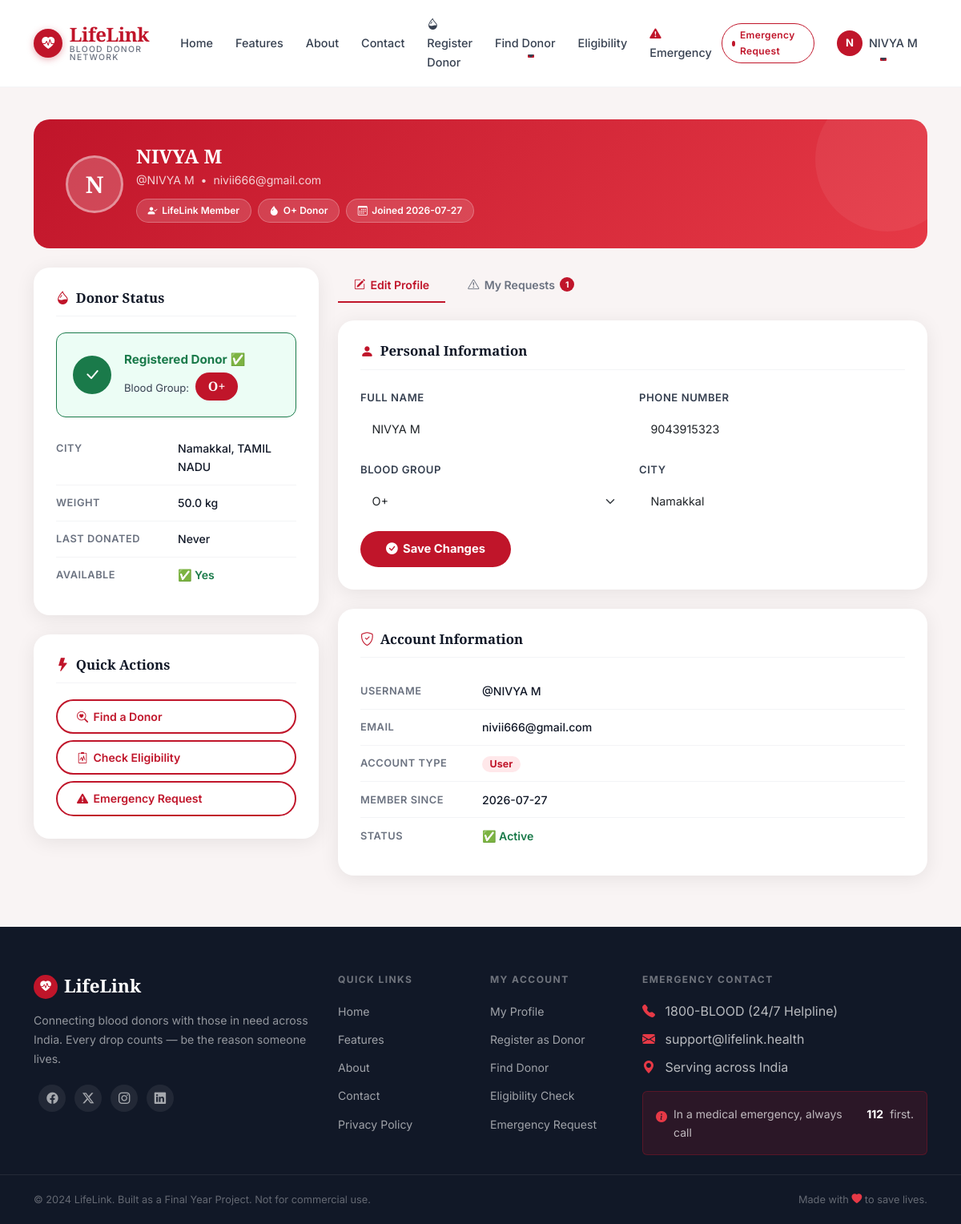
Screenshot of /profile (signed in) with the database file from the repository.
### tables this page shows
CREATE TABLE users (
            id            INTEGER PRIMARY KEY AUTOINCREMENT,
            username      TEXT    NOT NULL UNIQUE,
            email         TEXT    NOT NULL UNIQUE,
            password_hash TEXT    NOT NULL,
            full_name     TEXT,
            phone         TEXT,
            blood_group   TEXT,
            city          TEXT,
            role          TEXT    NOT NULL DEFAULT 'user',
            is_blocked    INTEGER DEFAULT 0,
            profile_complete INTEGER DEFAULT 0,
            created_at    TEXT    DEFAULT (datetime('now'))
        );

CREATE TABLE donors (
            id            INTEGER PRIMARY KEY AUTOINCREMENT,
            user_id       INTEGER,
            full_name     TEXT    NOT NULL,
            blood_group   TEXT    NOT NULL,
            age           INTEGER NOT NULL,
            gender        TEXT    NOT NULL,
            weight        REAL    NOT NULL,
            phone         TEXT    NOT NULL UNIQUE,
            email         TEXT    UNIQUE,
            city          TEXT    NOT NULL,
            state         TEXT,
            is_available  INTEGER DEFAULT 1,
            last_donated  TEXT,
            created_at    TEXT    DEFAULT (datetime('now')),
            FOREIGN KEY (user_id) REFERENCES users(id)
        );

### app.py (the view)
@app.route('/profile', methods=['GET','POST'])
@login_required
def user_profile():
    user  = get_user_by_id(session['user_id'])
    donor = get_donor_by_user_id(session['user_id'])
    my_requests = get_user_emergency_requests(session['user_id'])
    if request.method == 'POST':
        data = request.form.to_dict()
        success, message = update_user_profile(session['user_id'], data)
        flash(message, 'success' if success else 'danger')
        session['full_name'] = data.get('full_name', session.get('full_name'))
        return redirect(url_for('user_profile'))
    return render_template('profile.html',
        user=user, donor=donor,
        my_requests=my_requests,
        blood_groups=BLOOD_GROUPS)

### app.py (called while the page is built)
def login_required(f):
    @wraps(f)
    def decorated(*args, **kwargs):
        if 'user_id' not in session:
            flash("Please login to continue.", "danger")
            return redirect(url_for('user_login'))
        if session.get('is_blocked'):
            flash("Your account has been blocked. Contact support.", "danger")
            session.clear()
            return redirect(url_for('user_login'))
        return f(*args, **kwargs)
    return decorated

### database.py (called while the page is built)
def get_db_connection():
    conn = sqlite3.connect(Config.DATABASE)
    conn.row_factory = sqlite3.Row
    return conn

def get_user_by_id(uid):
    conn = get_db_connection()
    c = conn.cursor()
    c.execute("SELECT * FROM users WHERE id=?", (uid,))
    user = c.fetchone()
    conn.close()
    return user

def get_donor_by_user_id(uid):
    conn = get_db_connection()
    c = conn.cursor()
    c.execute("SELECT * FROM donors WHERE user_id=?", (uid,))
    d = c.fetchone()
    conn.close()
    return d

def get_user_emergency_requests(uid):
    conn = get_db_connection()
    c = conn.cursor()
    c.execute('''
        SELECT * FROM emergency_requests
        WHERE user_id=? ORDER BY created_at DESC
    ''', (uid,))
    rows = c.fetchall()
    conn.close()
    return rows

### templates/profile.html (shortened to what this page needs)
{% extends "base.html" %}
{% block content %}
<div class="profile-page">
  <div class="container">
    <div class="profile-header-card">
      <div class="d-flex align-items-center gap-3">
        <div class="profile-avatar-lg">
          {{ (user.full_name or user.username)[0] | upper }}
        </div>
        <div style="position:relative; z-index:1;">
          <h2>{{ user.full_name or user.username }}</h2>
          <p>@{{ user.username }} &nbsp;•&nbsp; {{ user.email }}</p>
          <div class="d-flex gap-2 flex-wrap mt-1">
            <span class="profile-tag">
              <i class="bi bi-person-check-fill"></i> LifeLink Member
            </span>
            {% if donor %}
            <span class="profile-tag">
              <i class="bi bi-droplet-fill"></i> {{ donor.blood_group }} Donor
            </span>
            {% endif %}
            <span class="profile-tag">
              <i class="bi bi-calendar3"></i>
              Joined {{ user.created_at[:10] if user.created_at else 'N/A' }}
            </span>
          </div>
        </div>
      </div>
    </div>
    <div class="row g-4">
      <div class="col-lg-4">
        <div class="profile-section-card">
          <h5><i class="bi bi-droplet-half"></i> Donor Status</h5>
          {% if donor %}
          <div class="donor-status-card registered">
            <div class="donor-status-icon">
              <i class="bi bi-check-lg"></i>
            </div>
            <div>
              <div style="font-weight:700; color:#1A7A4A; font-size:0.95rem;">
                Registered Donor ✅
              </div>
              <div style="font-size:0.82rem; color:var(--gray-700); margin-top:0.2rem;">
                Blood Group: <span class="blood-badge-lg ms-1">{{ donor.blood_group }}</span>
              </div>
            </div>
          </div>
          <div class="mt-3">
            <div class="info-row">
              <span class="info-label">City</span>
              <span class="info-value">{{ donor.city }}{% if donor.state %}, {{ donor.state }}{% endif %}</span>
            </div>
            <div class="info-row">
              <span class="info-label">Weight</span>
              <span class="info-value">{{ donor.weight }} kg</span>
            </div>
            <div class="info-row">
              <span class="info-label">Last Donated</span>
              <span class="info-value">{{ donor.last_donated or 'Never' }}</span>
            </div>
            <div class="info-row">
              <span class="info-label">Available</span>
              <span class="info-value">
                {% if donor.is_available %}
                  <span style="color:#1A7A4A; font-weight:600;">✅ Yes</span>
                {% else %}
                  <span style="color:var(--red-deep); font-weight:600;">❌ No</span>
                {% endif %}
              </span>
            </div>
          </div>
          {% endif %}
        </div>
        <div class="profile-section-card">
          <h5><i class="bi bi-lightning-fill"></i> Quick Actions</h5>
          <div class="d-flex flex-column gap-2">
            <a href="{{ url_for('search_donor') }}" class="btn-outline-red">
              <i class="bi bi-search-heart"></i> Find a Donor
            </a>
            <a href="{{ url_for('eligibility') }}" class="btn-outline-red">
              <i class="bi bi-clipboard2-pulse"></i> Check Eligibility
            </a>
            <a href="{{ url_for('emergency_request') }}" class="btn-outline-red">
              <i class="bi bi-exclamation-triangle-fill"></i> Emergency Request
            </a>
          </div>
        </div>
      </div>
      <div class="col-lg-8">
        <div class="profile-tabs">
          <a href="#edit-profile" class="profile-tab active" data-tab="edit-profile">
            <i class="bi bi-pencil-square"></i> Edit Profile
          </a>
          <a href="#my-requests" class="profile-tab" data-tab="my-requests">
            <i class="bi bi-exclamation-triangle"></i> My Requests
            {% if my_requests %}
              <span style="background:var(--red-deep); color:#fff; font-size:0.65rem; font-weight:700; border-radius:50%; width:18px; height:18px; display:inline-flex; align-items:center; justify-content:center;">
                {{ my_requests|length }}
              </span>
            {% endif %}
          </a>
        </div>
        <div id="tab-edit-profile" class="tab-content-panel">
          <div class="profile-section-card">
            <h5><i class="bi bi-person-fill"></i> Personal Information</h5>
            <form method="POST" action="{{ url_for('user_profile') }}" class="profile-form">
              <div class="row g-3">
                <div class="col-md-6">
                  <label class="form-label">Full Name</label>
                  <input type="text" name="full_name" class="form-control"
                    value="{{ user.full_name or '' }}" placeholder="Your full name">
                </div>
                <div class="col-md-6">
                  <label class="form-label">Phone Number</label>
                  <input type="tel" name="phone" class="form-control"
                    value="{{ user.phone or '' }}" placeholder="10-digit mobile number">
                </div>
                <div class="col-md-6">
                  <label class="form-label">Blood Group</label>
                  <select name="blood_group" class="form-select">
                    {% for bg in blood_groups %}
                    <option value="{{ bg }}" {{ 'selected' if user.blood_group == bg }}>
                      {{ bg }}
                    </option>
                    {% endfor %}
                  </select>
                </div>
                <div class="col-md-6">
                  <label class="form-label">City</label>
                  <input type="text" name="city" class="form-control"
                    value="{{ user.city or '' }}" placeholder="Your city">
                </div>
                <div class="col-12">
                  <button type="submit" class="btn-save-profile">
                    <i class="bi bi-check-circle-fill"></i> Save Changes
                  </button>
                </div>
              </div>
            </form>
          </div>
          <div class="profile-section-card">
            <h5><i class="bi bi-shield-check"></i> Account Information</h5>
            <div class="info-row">
              <span class="info-label">Username</span>
              <span class="info-value">@{{ user.username }}</span>
            </div>
            <div class="info-row">
              <span class="info-label">Email</span>
              <span class="info-value">{{ user.email }}</span>
            </div>
            <div class="info-row">
              <span class="info-label">Account Type</span>
              <span class="info-value">
                <span style="background:var(--red-light); color:var(--red-deep); font-size:0.78rem; font-weight:700; border-radius:var(--radius-pill); padding:0.15rem 0.6rem;">
                  {{ user.role | title }}
                </span>
              </span>
            </div>
            <div class="info-row">
              <span class="info-label">Member Since</span>
              <span class="info-value">{{ user.created_at[:10] if user.created_at else 'N/A' }}</span>
            </div>
            <div class="info-row">
              <span class="info-label">Status</span>
              <span class="info-value">
                {% if user.is_blocked %}
                  <span style="color:var(--red-deep); font-weight:600;">🚫 Blocked</span>
                {% else %}
                  <span style="color:#1A7A4A; font-weight:600;">✅ Active</span>
                {% endif %}
              </span>
            </div>
          </div>
        </div>
      </div>
    </div>
  </div>
</div>
{% endblock %}

### static/css/style.css (style rules this page uses)
:root { --red-deep: #C0152A; --red-mid: #E63946; --red-light: #FFE8EA; --crimson-bg: #1A0305; --white: #FFFFFF; --off-white: #F9F4F4; --gray-100: #F3F4F6; --gray-300: #D1D5DB; --gray-500: #6B7280; --gray-700: #374151; --gray-900: #111827; --gold: #F5A623; --font-display: 'Playfair Display', Georgia, serif; --font-body: 'Inter', system-ui, sans-serif; --section-py: 5rem; --radius-sm: 0.375rem; --radius-md: 0.75rem; --radius-lg: 1.25rem; --radius-pill: 50rem; --shadow-card: 0 4px 24px rgba(0,0,0,0.08); --shadow-lift: 0 8px 40px rgba(192,21,42,0.18); --transition: 0.25s ease; }
*, *::before, *::after { box-sizing: border-box; margin: 0; padding: 0; }
html { scroll-behavior: smooth; font-size: 16px; }
body { font-family: var(--font-body); color: var(--gray-900); background: var(--white); line-height: 1.65; -webkit-font-smoothing: antialiased; }
a { text-decoration: none; color: inherit; }

### rows the page displays
users: full_name "N", full_name "NIVYA M", username "NIVYA M", email "nivii666@gmail.com", created_at "2026-07-27", phone "9043915323", city "Namakkal", role "User"
donors: blood_group "O+", city "Namakkal", state "TAMIL NADU", weight "50.0"

### other values shown
{{ (session.full_name or session.username)[0] | upper }} "N"
{{ session.full_name or session.username }} "NIVYA M"
{{ donor.last_donated or 'Never' }} "Never"
{{ my_requests|length }} "1"
form field blood_group "O+"
